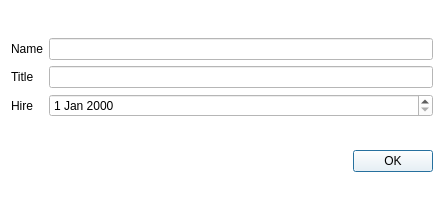
<?xml version="1.0" encoding="UTF-8"?>
<ui version="4.0">
 <class>Dialog</class>
 <widget class="QDialog" name="Dialog">
  <property name="geometry">
   <rect>
    <x>0</x>
    <y>0</y>
    <width>444</width>
    <height>212</height>
   </rect>
  </property>
  <property name="sizePolicy">
   <sizepolicy hsizetype="Preferred" vsizetype="Preferred">
    <horstretch>0</horstretch>
    <verstretch>0</verstretch>
   </sizepolicy>
  </property>
  <property name="palette">
   <palette>
    <active>
     <colorrole role="WindowText">
      <brush brushstyle="SolidPattern">
       <color alpha="255">
        <red>0</red>
        <green>0</green>
        <blue>0</blue>
       </color>
      </brush>
     </colorrole>
     <colorrole role="Button">
      <brush brushstyle="SolidPattern">
       <color alpha="255">
        <red>255</red>
        <green>255</green>
        <blue>255</blue>
       </color>
      </brush>
     </colorrole>
     <colorrole role="Light">
      <brush brushstyle="SolidPattern">
       <color alpha="255">
        <red>255</red>
        <green>255</green>
        <blue>255</blue>
       </color>
      </brush>
     </colorrole>
     <colorrole role="Midlight">
      <brush brushstyle="SolidPattern">
       <color alpha="255">
        <red>255</red>
        <green>255</green>
        <blue>255</blue>
       </color>
      </brush>
     </colorrole>
     <colorrole role="Dark">
      <brush brushstyle="SolidPattern">
       <color alpha="255">
        <red>127</red>
        <green>127</green>
        <blue>127</blue>
       </color>
      </brush>
     </colorrole>
     <colorrole role="Mid">
      <brush brushstyle="SolidPattern">
       <color alpha="255">
        <red>170</red>
        <green>170</green>
        <blue>170</blue>
       </color>
      </brush>
     </colorrole>
     <colorrole role="Text">
      <brush brushstyle="SolidPattern">
       <color alpha="255">
        <red>0</red>
        <green>0</green>
        <blue>0</blue>
       </color>
      </brush>
     </colorrole>
     <colorrole role="BrightText">
      <brush brushstyle="SolidPattern">
       <color alpha="255">
        <red>255</red>
        <green>255</green>
        <blue>255</blue>
       </color>
      </brush>
     </colorrole>
     <colorrole role="ButtonText">
      <brush brushstyle="SolidPattern">
       <color alpha="255">
        <red>0</red>
        <green>0</green>
        <blue>0</blue>
       </color>
      </brush>
     </colorrole>
     <colorrole role="Base">
      <brush brushstyle="SolidPattern">
       <color alpha="255">
        <red>255</red>
        <green>255</green>
        <blue>255</blue>
       </color>
      </brush>
     </colorrole>
     <colorrole role="Window">
      <brush brushstyle="SolidPattern">
       <color alpha="255">
        <red>255</red>
        <green>255</green>
        <blue>255</blue>
       </color>
      </brush>
     </colorrole>
     <colorrole role="Shadow">
      <brush brushstyle="SolidPattern">
       <color alpha="255">
        <red>0</red>
        <green>0</green>
        <blue>0</blue>
       </color>
      </brush>
     </colorrole>
     <colorrole role="AlternateBase">
      <brush brushstyle="SolidPattern">
       <color alpha="255">
        <red>255</red>
        <green>255</green>
        <blue>255</blue>
       </color>
      </brush>
     </colorrole>
     <colorrole role="ToolTipBase">
      <brush brushstyle="SolidPattern">
       <color alpha="255">
        <red>255</red>
        <green>255</green>
        <blue>220</blue>
       </color>
      </brush>
     </colorrole>
     <colorrole role="ToolTipText">
      <brush brushstyle="SolidPattern">
       <color alpha="255">
        <red>0</red>
        <green>0</green>
        <blue>0</blue>
       </color>
      </brush>
     </colorrole>
     <colorrole role="PlaceholderText">
      <brush brushstyle="SolidPattern">
       <color alpha="127">
        <red>0</red>
        <green>0</green>
        <blue>0</blue>
       </color>
      </brush>
     </colorrole>
     <colorrole role="Accent">
      <brush brushstyle="SolidPattern">
       <color alpha="255">
        <red>255</red>
        <green>255</green>
        <blue>255</blue>
       </color>
      </brush>
     </colorrole>
    </active>
    <inactive>
     <colorrole role="WindowText">
      <brush brushstyle="SolidPattern">
       <color alpha="255">
        <red>0</red>
        <green>0</green>
        <blue>0</blue>
       </color>
      </brush>
     </colorrole>
     <colorrole role="Button">
      <brush brushstyle="SolidPattern">
       <color alpha="255">
        <red>255</red>
        <green>255</green>
        <blue>255</blue>
       </color>
      </brush>
     </colorrole>
     <colorrole role="Light">
      <brush brushstyle="SolidPattern">
       <color alpha="255">
        <red>255</red>
        <green>255</green>
        <blue>255</blue>
       </color>
      </brush>
     </colorrole>
     <colorrole role="Midlight">
      <brush brushstyle="SolidPattern">
       <color alpha="255">
        <red>255</red>
        <green>255</green>
        <blue>255</blue>
       </color>
      </brush>
     </colorrole>
     <colorrole role="Dark">
      <brush brushstyle="SolidPattern">
       <color alpha="255">
        <red>127</red>
        <green>127</green>
        <blue>127</blue>
       </color>
      </brush>
     </colorrole>
     <colorrole role="Mid">
      <brush brushstyle="SolidPattern">
       <color alpha="255">
        <red>170</red>
        <green>170</green>
        <blue>170</blue>
       </color>
      </brush>
     </colorrole>
     <colorrole role="Text">
      <brush brushstyle="SolidPattern">
       <color alpha="255">
        <red>0</red>
        <green>0</green>
        <blue>0</blue>
       </color>
      </brush>
     </colorrole>
     <colorrole role="BrightText">
      <brush brushstyle="SolidPattern">
       <color alpha="255">
        <red>255</red>
        <green>255</green>
        <blue>255</blue>
       </color>
      </brush>
     </colorrole>
     <colorrole role="ButtonText">
      <brush brushstyle="SolidPattern">
       <color alpha="255">
        <red>0</red>
        <green>0</green>
        <blue>0</blue>
       </color>
      </brush>
     </colorrole>
     <colorrole role="Base">
      <brush brushstyle="SolidPattern">
       <color alpha="255">
        <red>255</red>
        <green>255</green>
        <blue>255</blue>
       </color>
      </brush>
     </colorrole>
     <colorrole role="Window">
      <brush brushstyle="SolidPattern">
       <color alpha="255">
        <red>255</red>
        <green>255</green>
        <blue>255</blue>
       </color>
      </brush>
     </colorrole>
     <colorrole role="Shadow">
      <brush brushstyle="SolidPattern">
       <color alpha="255">
        <red>0</red>
        <green>0</green>
        <blue>0</blue>
       </color>
      </brush>
     </colorrole>
     <colorrole role="AlternateBase">
      <brush brushstyle="SolidPattern">
       <color alpha="255">
        <red>255</red>
        <green>255</green>
        <blue>255</blue>
       </color>
      </brush>
     </colorrole>
     <colorrole role="ToolTipBase">
      <brush brushstyle="SolidPattern">
       <color alpha="255">
        <red>255</red>
        <green>255</green>
        <blue>220</blue>
       </color>
      </brush>
     </colorrole>
     <colorrole role="ToolTipText">
      <brush brushstyle="SolidPattern">
       <color alpha="255">
        <red>0</red>
        <green>0</green>
        <blue>0</blue>
       </color>
      </brush>
     </colorrole>
     <colorrole role="PlaceholderText">
      <brush brushstyle="SolidPattern">
       <color alpha="127">
        <red>0</red>
        <green>0</green>
        <blue>0</blue>
       </color>
      </brush>
     </colorrole>
     <colorrole role="Accent">
      <brush brushstyle="SolidPattern">
       <color alpha="255">
        <red>255</red>
        <green>255</green>
        <blue>255</blue>
       </color>
      </brush>
     </colorrole>
    </inactive>
    <disabled>
     <colorrole role="WindowText">
      <brush brushstyle="SolidPattern">
       <color alpha="255">
        <red>127</red>
        <green>127</green>
        <blue>127</blue>
       </color>
      </brush>
     </colorrole>
     <colorrole role="Button">
      <brush brushstyle="SolidPattern">
       <color alpha="255">
        <red>255</red>
        <green>255</green>
        <blue>255</blue>
       </color>
      </brush>
     </colorrole>
     <colorrole role="Light">
      <brush brushstyle="SolidPattern">
       <color alpha="255">
        <red>255</red>
        <green>255</green>
        <blue>255</blue>
       </color>
      </brush>
     </colorrole>
     <colorrole role="Midlight">
      <brush brushstyle="SolidPattern">
       <color alpha="255">
        <red>255</red>
        <green>255</green>
        <blue>255</blue>
       </color>
      </brush>
     </colorrole>
     <colorrole role="Dark">
      <brush brushstyle="SolidPattern">
       <color alpha="255">
        <red>127</red>
        <green>127</green>
        <blue>127</blue>
       </color>
      </brush>
     </colorrole>
     <colorrole role="Mid">
      <brush brushstyle="SolidPattern">
       <color alpha="255">
        <red>170</red>
        <green>170</green>
        <blue>170</blue>
       </color>
      </brush>
     </colorrole>
     <colorrole role="Text">
      <brush brushstyle="SolidPattern">
       <color alpha="255">
        <red>127</red>
        <green>127</green>
        <blue>127</blue>
       </color>
      </brush>
     </colorrole>
     <colorrole role="BrightText">
      <brush brushstyle="SolidPattern">
       <color alpha="255">
        <red>255</red>
        <green>255</green>
        <blue>255</blue>
       </color>
      </brush>
     </colorrole>
     <colorrole role="ButtonText">
      <brush brushstyle="SolidPattern">
       <color alpha="255">
        <red>127</red>
        <green>127</green>
        <blue>127</blue>
       </color>
      </brush>
     </colorrole>
     <colorrole role="Base">
      <brush brushstyle="SolidPattern">
       <color alpha="255">
        <red>255</red>
        <green>255</green>
        <blue>255</blue>
       </color>
      </brush>
     </colorrole>
     <colorrole role="Window">
      <brush brushstyle="SolidPattern">
       <color alpha="255">
        <red>255</red>
        <green>255</green>
        <blue>255</blue>
       </color>
      </brush>
     </colorrole>
     <colorrole role="Shadow">
      <brush brushstyle="SolidPattern">
       <color alpha="255">
        <red>0</red>
        <green>0</green>
        <blue>0</blue>
       </color>
      </brush>
     </colorrole>
     <colorrole role="AlternateBase">
      <brush brushstyle="SolidPattern">
       <color alpha="255">
        <red>255</red>
        <green>255</green>
        <blue>255</blue>
       </color>
      </brush>
     </colorrole>
     <colorrole role="ToolTipBase">
      <brush brushstyle="SolidPattern">
       <color alpha="255">
        <red>255</red>
        <green>255</green>
        <blue>220</blue>
       </color>
      </brush>
     </colorrole>
     <colorrole role="ToolTipText">
      <brush brushstyle="SolidPattern">
       <color alpha="255">
        <red>0</red>
        <green>0</green>
        <blue>0</blue>
       </color>
      </brush>
     </colorrole>
     <colorrole role="PlaceholderText">
      <brush brushstyle="SolidPattern">
       <color alpha="127">
        <red>127</red>
        <green>127</green>
        <blue>127</blue>
       </color>
      </brush>
     </colorrole>
     <colorrole role="Accent">
      <brush brushstyle="SolidPattern">
       <color alpha="255">
        <red>255</red>
        <green>255</green>
        <blue>255</blue>
       </color>
      </brush>
     </colorrole>
    </disabled>
   </palette>
  </property>
  <property name="windowTitle">
   <string>Example</string>
  </property>
  <property name="styleSheet">
   <string notr="true"/>
  </property>
  <layout class="QVBoxLayout" name="verticalLayout">
   <item>
    <layout class="QGridLayout" name="gridLayout">
     <item row="0" column="0">
      <widget class="QLabel" name="label">
       <property name="text">
        <string>Name</string>
       </property>
      </widget>
     </item>
     <item row="0" column="1">
      <widget class="QLineEdit" name="txtName"/>
     </item>
     <item row="1" column="0">
      <widget class="QLabel" name="label_2">
       <property name="text">
        <string>Title</string>
       </property>
      </widget>
     </item>
     <item row="1" column="1">
      <widget class="QLineEdit" name="txtTitle"/>
     </item>
     <item row="2" column="0">
      <widget class="QLabel" name="label_3">
       <property name="text">
        <string>Hire</string>
       </property>
      </widget>
     </item>
     <item row="2" column="1">
      <widget class="QDateEdit" name="HireD"/>
     </item>
    </layout>
   </item>
   <item>
    <widget class="QDialogButtonBox" name="buttonBox">
     <property name="standardButtons">
      <set>QDialogButtonBox::StandardButton::Ok</set>
     </property>
    </widget>
   </item>
  </layout>
 </widget>
 <resources/>
 <connections/>
</ui>
